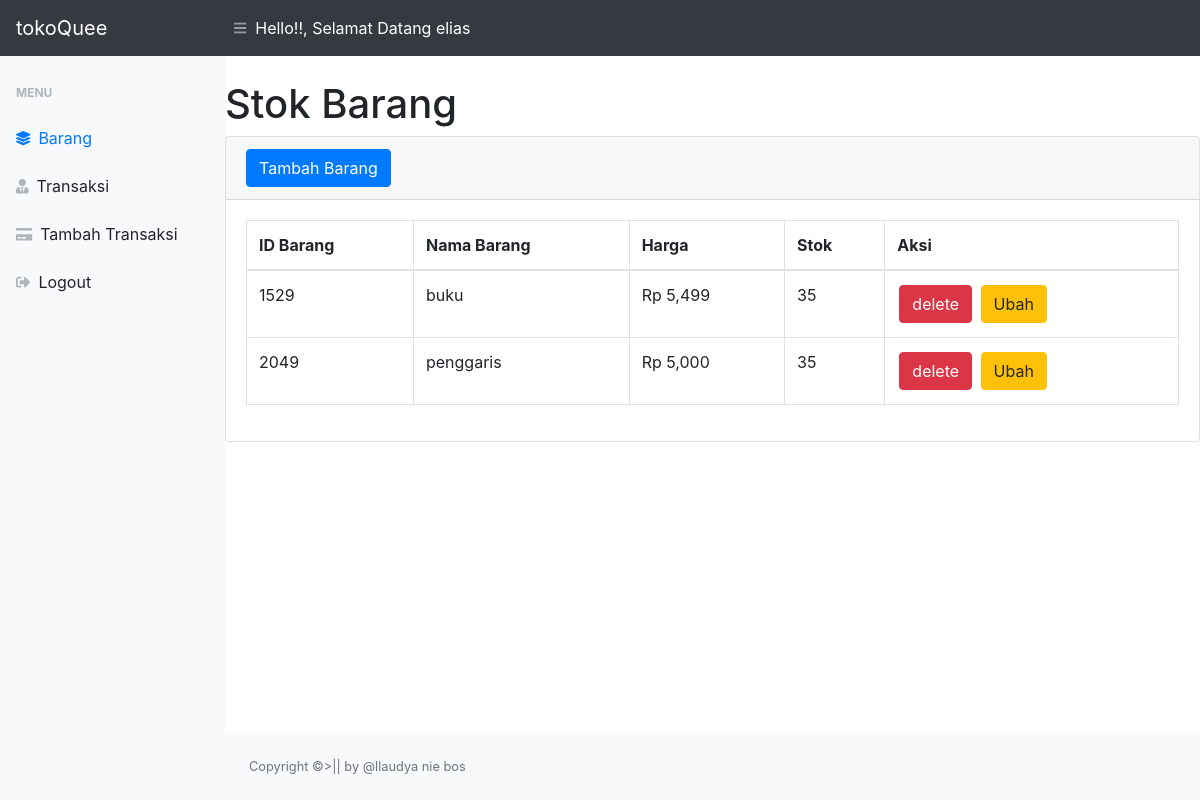
The page /home.php (signed in) on the database its author committed.
### tables this page shows
CREATE TABLE `barang` (
  `id_barang` int NOT NULL,
  `nama_barang` varchar(30) NOT NULL,
  `harga` int NOT NULL,
  `stok` int NOT NULL
);

### home.php (the view, shortened to what this page needs)
<?php
require 'function.php';
?>
<!DOCTYPE html>
<html lang="en">
<head>
    <link href="styles.css" rel="stylesheet"/>
    <link href="https://cdn.datatables.net/1.10.20/css/dataTables.bootstrap4.min.css" rel="stylesheet" />
</head>
<body class="sb-nav-fixed">
    <nav class="sb-topnav navbar navbar-expand navbar-dark bg-dark">
        <a class="navbar-brand" href="index.php">tokoQuee</a>
        <button class="btn btn-link btn-sm order-1 order-lg-0" id="sidebarToggle" onclick="opensidenav()"><i class="fas fa-bars"></i></button>
        <a><font color="white">Hello!!, Selamat Datang <?php echo $_SESSION['name']; ?></font></a>
    </nav>
    <div id="layoutSidenav">
        <div id="layoutSidenav_nav">
            <nav class="sb-sidenav accordion sb-sidenav-light" id="sidenavAccordion">
                <div class="sb-sidenav-menu">
                    <div class="nav">
                        <div class="sb-sidenav-menu-heading">Menu</div>
                        <a class="nav-link" href="home.php">
                            <div class="sb-nav-link-icon"><i class="fas fa-layer-group"></i></div>
                            Barang
                        </a>
                        <a class="nav-link" href="transaksi.php">
                            <div class="sb-nav-link-icon"><i class="fas fa-user-tie"></i></div>
                            Transaksi
                        </a>
                        <a class="nav-link" href="tambah_transaksi.php">
                            <div class="sb-nav-link-icon"><i class="fas fa-credit-card"></i></div>
                            Tambah Transaksi
                        </a>
                        <a class="nav-link" href="logout.php">
                            <div class="sb-nav-link-icon"><i class="fas fa-sign-out-alt"></i></div>
                            Logout
                        </a>
                    </div>
                </div>
            </nav>
        </div>
        <div id="layoutSidenav_content">
            <main>
                <div class="container-fuild">
                    <h1 class="mt-4">Stok Barang</h1>
                    <div class="card mb-4">
                        <div class="card-header">
                            <button type="button" class="btn btn-primary" data-toggle="modal" data-target="#barangmodal">
                                Tambah Barang
                            </button>
                        </div>
                        <div class="card-body">
                            <div class="table-responsive">
                                <table class="table table-bordered" id="dataTable" width="100%" cellspacing="0">
                                    <thead>
                                        <tr>
                                            <th>ID Barang</th>
                                            <th>Nama Barang</th>
                                            <th>Harga</th>
                                            <th>Stok</th>
                                            <th>Aksi</th>
                                        </tr>
                                    </thead>
                                    <tbody>
                                        <?php
                                        $viewbarang = mysqli_query($conn, "SELECT * FROM `barang`");
                                        while ($data = mysqli_fetch_array($viewbarang)) {
                                            $id_barang = $data['id_barang'];
                                            $nama_barang = $data['nama_barang'];
                                            $harga = $data['harga'];
                                            $stok = $data['stok'];
                                        ?>
                                        <tr>
                                                <td><?= $id_barang ?></td>
                                                <td><?= $nama_barang ?></td>
                                                <td>Rp <?php echo number_format($harga)?></td>
                                                <td><?= $stok ?></td>
                                                <td>
                                                    <button style="margin: 2px;" type="button" class="btn btn-danger" data-toggle="modal" data-target="#delete_barang<?= $id_barang; ?>">delete</button>
                                                    <button style="margin: 2px;" type="button" class="btn btn-warning" data-toggle="modal" data-target="#modalupdate<?= $id_barang; ?>">Ubah</button>
                                                </td>
                                            </tr>
                                        <?php
                                        };
                                        ?>
                                    </tbody>
                                </table>
                            </div>
                        </div>
                    </div>
                </div>
            </main>
            <footer class="py-4 bg-light mt-auto">
                <div class="container-fluid">
                    <div class="d-flex align-items-center justify-content-between small">
                        <div class="text-muted">Copyright &copy;>|| by @llaudya nie bos</div>
                    </div>
                </div>
            </footer>
        </div>
    </div>
</body>
</html>

### rows shown on the page
barang: id_barang "1529", nama_barang "buku", harga "5,499", stok "35"
barang: id_barang "2049", nama_barang "penggaris", harga "5,000", stok "35"

### other values the page prints
$_SESSION['name'] "elias"
